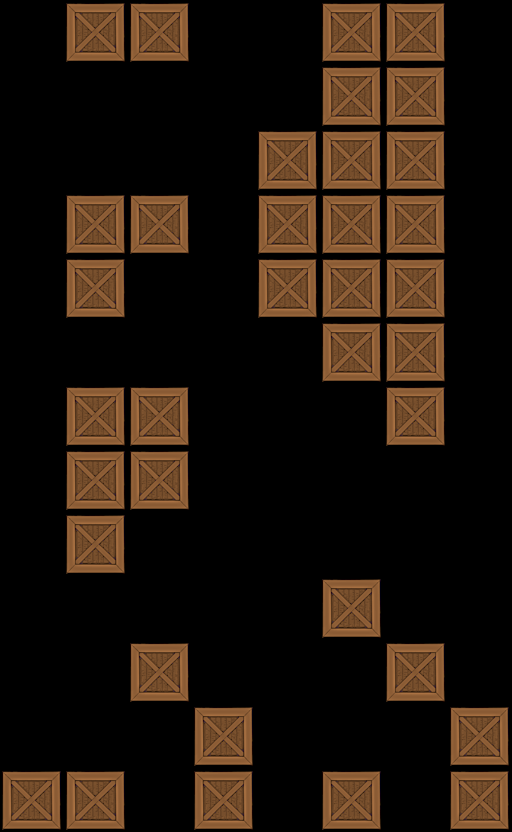

Tiled map render using the project's own tile images. Description and the map definition, with tile-layer contents summarised, below:
An orthogonal 8x13 tile map with 64x64 px tiles, 1 tile layer (Tile Layer 1).

<map version="1.0" orientation="orthogonal" width="8" height="13" tilewidth="64" tileheight="64">
 <tileset firstgid="1" name="crate" tilewidth="64" tileheight="64">
  <image source="../../crate2.png" width="64" height="64" />
 </tileset>
 <layer name="Tile Layer 1" width="8" height="13">
  <data>[104 cells, 36 non-empty, 1 distinct tile ids]</data>
 </layer>
</map>
